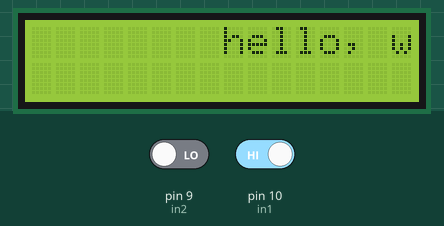
A sketch run on a simulated Arduino Uno, built with avr-gcc and run on an emulated ATmega328P. On the bench: 16×2 character LCD. Inputs (shaded band) come from the test bench; at power-on: pin 9 (in2) LOW, pin 10 (in1) HIGH.

Above: at 2.2 s.
2.3 s: pin 9 (in2) driven HIGH
At 3.6 s:
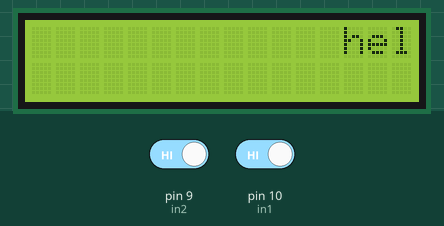
5.0 s: pin 10 (in1) driven LOW
At 9.5 s:
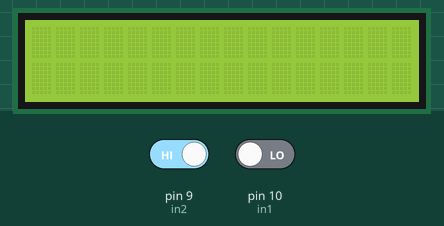
Timing chart, 0 to 11.0 s (numbered marks = the images above; inputs shaded):
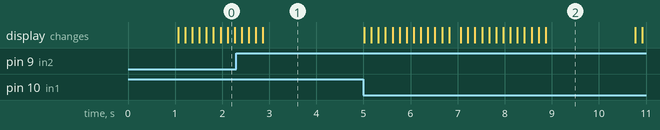

The sketch:

nomer_5.ino
```cpp
 #include <LiquidCrystal.h>
LiquidCrystal lcd(12, 11, 5, 4, 3, 2); //C:\\Users\\USER\\AppData\\Local\\Temp\\arduino_build_99725/nomer_5.ino.hex
int in1=10;
int in2=9;
int in3=8;
void setup()
{
  pinMode(in1, INPUT);
  pinMode(in2, INPUT);
  pinMode(in3, INPUT);
lcd.begin(16, 2);
lcd.print("hello, world!");
delay(1000);
}
void loop()
//fungsi untuk melakukan perulangan aksi positionCounter bertambah 1 hingga 12 dari nilai awalnya i.e 0
{
  if(digitalRead(in1)==LOW){
for (int positionCounter = 0;
positionCounter < 13;
positionCounter++)
{//scroll display text lcd ke kiri
lcd.scrollDisplayLeft();
//kecepatan pergerakan scroll display (150 ms)
delay(150);
}
}
else if(digitalRead(in2)==LOW){
for (int positionCounter = 0;
positionCounter < 13;
positionCounter++)
{//scroll display text lcd ke kanan
lcd.scrollDisplayRight();
//kecepatan pergerakan scroll display (150 ms)
delay(150);
}
}
delay(100);
}
```

Measured:
- after the input at 5.0 s, the display: first changes at once (image 2 shows a later state)
